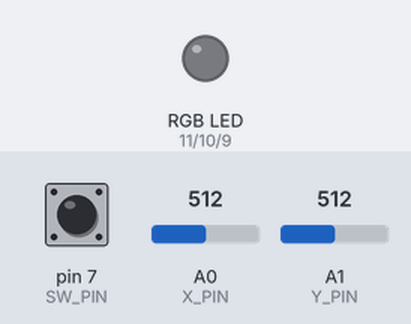
Simulated run of this sketch. Board: Arduino Uno, built with avr-gcc and run on an emulated ATmega328P. On the bench: an RGB LED mixed from three pins (HIGH = lit). The inputs (shaded band) are chosen by the test bench; at power-on: A0 (X_PIN) = 512, A1 (Y_PIN) = 512, pin 7 (SW_PIN) HIGH. What the sketch prints to the serial monitor is not drawn.

Above: at 1.2 s.
1.3 s: A0 (X_PIN) set to 0
At 1.9 s:
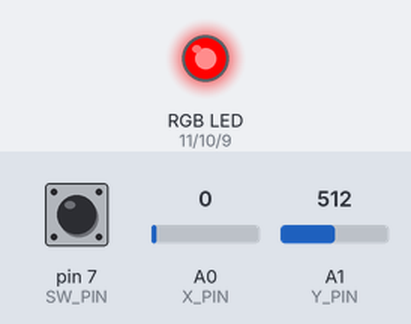
2.8 s: A1 (Y_PIN) set to 0
At 3.2 s:
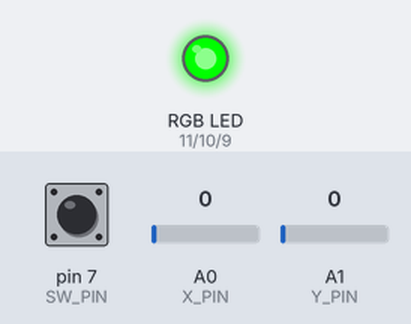
4.3 s: A1 (Y_PIN) set to 1023
At 5.5 s:
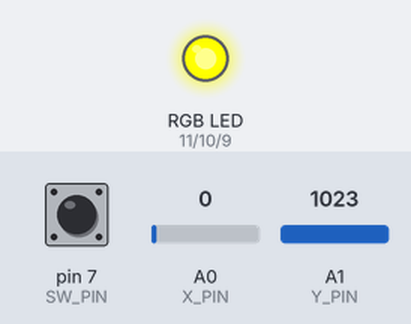
5.8 s: A1 (Y_PIN) set to 1013
At 7.0 s:
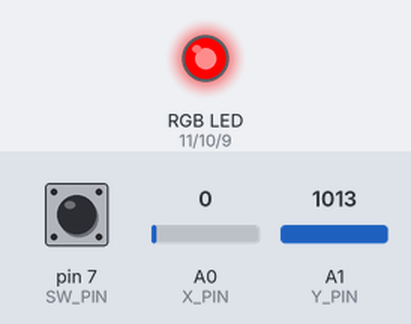
7.3 s: A0 (X_PIN) set to 1010
8.8 s: A0 (X_PIN) set to 1023
At 9.7 s:
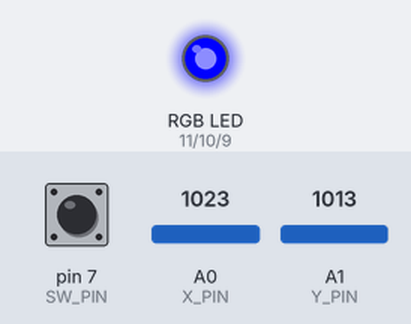
Timing chart, 0 to 11.3 s (numbered marks = the images above; inputs shaded):
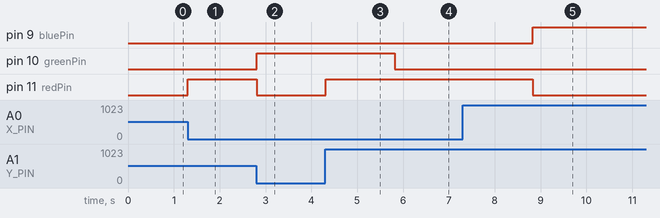

Measured:
- the behaviour switches between 1023 and 1022 on A1 (Y_PIN) (found by bisection; images 3 and 4)
- the behaviour switches between 1022 and 1023 on A0 (X_PIN) (found by bisection; images 4 and 5)
- after the input at 1.3 s, pin 11 (redPin): LOW → HIGH at once
- after the input at 2.8 s, pin 10 (greenPin): LOW → HIGH at once; pin 11 (redPin): HIGH → LOW at once
- after the input at 4.3 s, pin 11 (redPin): LOW → HIGH at once
- after the input at 5.8 s, pin 10 (greenPin): HIGH → LOW at once
- after the input at 7.3 s, every drawn part: stays the same
- after the input at 8.8 s, pin 9 (bluePin): LOW → HIGH at once; pin 11 (redPin): HIGH → LOW at once

The sketch:

XYJoystick.ino
```cpp
#define X_PIN     A0
#define Y_PIN     A1
#define SW_PIN   7

// RGB LED pin
int redPin = 11;
int greenPin = 10;
int bluePin = 9;

void setup()
{
  Serial.begin(9600);

  // joystick
  pinMode(SW_PIN, INPUT);
  pinMode(X_PIN, INPUT);
  pinMode(Y_PIN, INPUT);

  // RGB LED
  pinMode(redPin, OUTPUT);
  pinMode(greenPin, OUTPUT);
  pinMode(bluePin, OUTPUT);
}

void loop() {
  int x=analogRead(X_PIN);
  int y=analogRead(Y_PIN);
  int z=digitalRead(SW_PIN);

  if (x == 0)
  {
    Serial.println("왼쪽");
    setColor(255, 0, 0); // red
  }
  else if (x == 1023)
  {
    Serial.println("오른쪽");
    setColor(0, 0, 255); // blue
  }

  if (y == 0)
  {
    Serial.println("위");
    setColor(0, 255, 0); // green
  }
  else if (y == 1023)
  {
    Serial.println("아래");
    setColor(255, 255, 0); // yellow
  }

  delay(100);
}


void setColor(int red, int green, int blue)
{
  analogWrite(redPin, red);
  analogWrite(greenPin, green);
  analogWrite(bluePin, blue);
}
```
